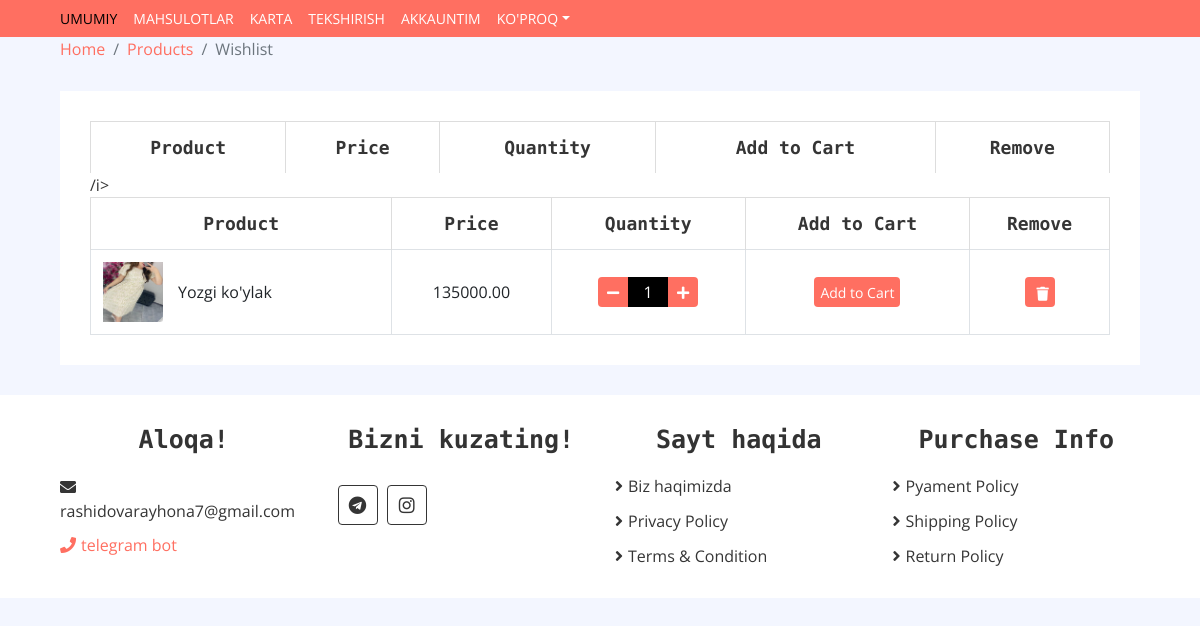
Screenshot of /products/wishlist/ (signed in) with the database file from the repository.
### product/models.py (models this page shows, shortened)
class Mahsulot(models.Model):
    kategoriya = models.ForeignKey(Kategoriya, on_delete=models.CASCADE)
    nomi = models.CharField(max_length=255)
    tavsif = models.TextField()
    narxi = models.DecimalField(max_digits=10, decimal_places=2)
    time = models.DateTimeField(auto_now=True)
    class Meta:
        verbose_name = "Mahsulot"
        verbose_name_plural = "Mahsulot"

class mahsulotRasmlari(models.Model):
    nomi = models.ForeignKey(Mahsulot, related_name="Mahsulot", on_delete=models.CASCADE)
    rasmi = models.ImageField(upload_to='Mahsulot/')
    class Meta:
        verbose_name = "Mahsulot rasmlari"
        verbose_name_plural = "Mahsulot rasmlari"

### product/views.py (the view)
# urls.py: path('wishlist/', views.wishlist, name='wishlist'),
@login_required
def wishlist(request):
    wishlist, created = Wishlist.objects.get_or_create(user=request.user)
    context = {
        'wishlist': wishlist,
    }
    return render(request, 'wishlist.html', context)

### templates/wishlist.html (shortened to what this page needs)
{% extends './base.html' %}
{% block content %}
        <div class="breadcrumb-wrap">
            <div class="container-fluid">
                <ul class="breadcrumb">
                    <li class="breadcrumb-item"><a href="#">Home</a></li>
                    <li class="breadcrumb-item"><a href="#">Products</a></li>
                    <li class="breadcrumb-item active">Wishlist</li>
                </ul>
            </div>
        </div>
        <div class="wishlist-page">
            <div class="container-fluid">
                <div class="wishlist-page-inner">
                    <div class="row">
                        <div class="col-md-12">
                            <div class="table-responsive">
                                <table class="table table-bordered">
                                    <thead class="thead-dark">
                                        <tr>
                                            <th>Product</th>
                                            <th>Price</th>
                                            <th>Quantity</th>
                                            <th>Add to Cart</th>
                                            <th>Remove</th>
                                        </tr>
                                    </thead>
                                    {% if wishlist.products.all %}
                                    <table class="table table-bordered">
                                        <thead class="thead-dark">
                                            <tr>
                                                <th>Product</th>
                                                <th>Price</th>
                                                <th>Quantity</th>
                                                <th>Add to Cart</th>
                                                <th>Remove</th>
                                            </tr>
                                        </thead>
                                        <tbody class="align-middle">
                                            {% for product in wishlist.products.all %}
                                            <tr>
                                                <td>
                                                    <div class="img">
                                                        {% with first_product=product.Mahsulot.first %}
                                                        <a href="{% url 'product_detail' product.id %}">
                                                            <img src="{{ first_product.rasmi.url }}" alt="{{ product.nomi }}">
                                                        </a>
                                                        {% endwith %}
                                                        <p>{{ product.nomi }}</p>
                                                    </div>
                                                </td>
                                                <td>{{ product.narxi }}</td>
                                                <td>
                                                    <div class="qty">
                                                        <button class="btn-minus"><i class="fa fa-minus"></i></button>
                                                        <input type="text" value="1">
                                                        <button class="btn-plus"><i class="fa fa-plus"></i></button>
                                                    </div>
                                                </td>
                                                <td>
                                                    <form method="post" action="{% url 'add_to_cart' product.id %}">
                                                        <button class="btn-cart">Add to Cart</button></td>/i></button>
                                                <td>
                                                    <form method="post" action="{% url 'remove_from_wishlist' product.id %}">
                                                        <button type="submit" class="btn"><i class="fa fa-trash"></i></button>
                                                    </form>
                                                </td>
                                            </tr>
                                            {% endfor %}
                                        </tbody>
                                    </table>
                                {% else %}
                                    <p>Hech narsa yo'q.</p>
                                {% endif %}
                                </table>
                            </div>
                        </div>
                    </div>
                </div>
            </div>
        </div>
        {% endblock content %}

### static/css/style.css (style rules this page uses)
body { color: #353535; font-family: 'Open Sans', sans-serif; font-weight: 400; background: #f3f6ff; }
a { color: #FF6F61; }
@media (min-width: 992px) { .container-fluid { padding-right: 60px; padding-left: 60px; } }
.btn { color: #FF6F61; background: #ffffff; border: 1px solid #FF6F61; }
.breadcrumb-wrap { width: 100%; }
.breadcrumb-wrap .breadcrumb { margin: 0; padding: 0; background: transparent; }
.wishlist-page { position: relative; padding: 30px 0; }
.wishlist-page .wishlist-page-inner { padding: 30px; background: #ffffff; }
.wishlist-page .table { width: 100%; text-align: center; margin-bottom: 0; }
.wishlist-page .table .thead-dark th { font-family: 'Source Code Pro', monospace; font-size: 18px; font-weight: 700; color: #353535; text-align: center; background: transparent; border-color: #dddddd; border-bottom: none; vertical-align: middle; }
.wishlist-page .table td { font-size: 16px; vertical-align: middle; }
.wishlist-page .table .img { display: flex; align-items: center; }
.wishlist-page .table .img img { max-width: 60px; max-height: 60px; margin-right: 15px; }
.wishlist-page .table .img p { display: inline-block; text-align: left; margin: 0; }
.wishlist-page .table .qty { display: inline-block; width: 100px; font-size: 0; }
.wishlist-page .table button { width: 30px; height: 30px; font-size: 14px; text-align: center; color: #ffffff; background: #FF6F61; border: none; border-radius: 4px; }
.wishlist-page .table button.btn-minus { border-radius: 4px 0 0 4px; }
.wishlist-page .table button.btn-plus { border-radius: 0 4px 4px 0; }
.wishlist-page .table button.btn-cart { width: auto; }
.wishlist-page .table input { width: 40px; height: 30px; font-size: 16px; color: #ffffff; text-align: center; background: #000000; border: none; }

### rows the page displays
Mahsulot: Mahsulot.first.rasmi (picture), nomi "Yozgi ko'ylak", narxi "135000.00"
